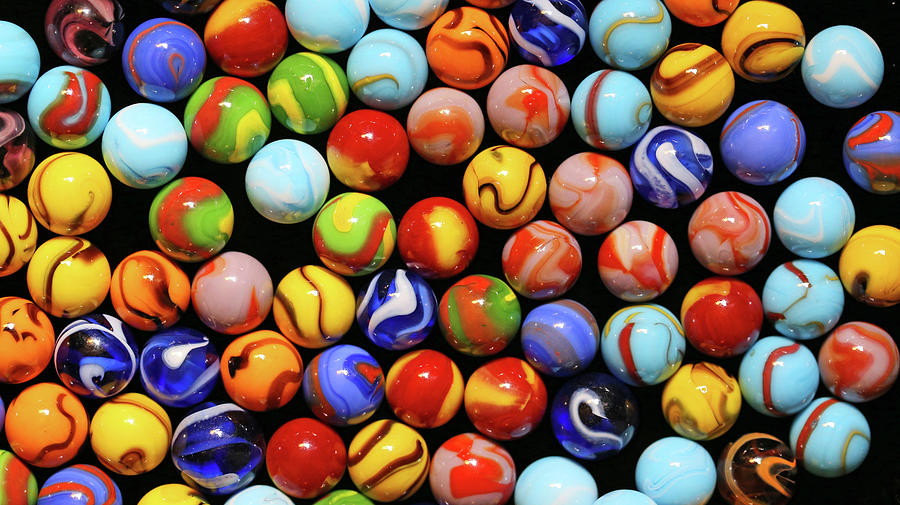
#> input picture data/marbles.jpg, 900 x 505 px
$ python -i core.py   (imports and definitions only)   (older library calls are emulated)
#> lines starting #> are read from the running program, lines starting #| are printed output that depends on the picture
#!/usr/bin/env python3
"""
Smart Engine - Core Intelligence for Smart Annotator

Provides AI-powered analysis and smart features for image annotation.
"""

import numpy as np
import cv2
import time
import logging
from typing import Dict, List, Any, Optional

logger = logging.getLogger(__name__)


class SmartEngine:
    """Core smart engine for AI-powered image analysis and recommendations."""

    def __init__(self):
        self.initialized = False
        self.session_stats = {
            'images_processed': 0,
            'annotations_created': 0,
            'smart_suggestions_used': 0,
            'processing_time': 0.0
        }

        # Smart parameters
        self.adaptive_confidence = 0.5
        self.smart_mode = True
        self.learning_enabled = True

        logger.info("Engine: Smart Engine created")

    # [90 lines left out: functions initialize, analyze_image, get_smart_confidence, not called in this run]

    def calculate_image_complexity(self, image: np.ndarray) -> float:
        """Calculate image complexity score (0-1)."""

        try:
            # Convert to grayscale
            gray = cv2.cvtColor(image, cv2.COLOR_RGB2GRAY) if len(image.shape) == 3 else image
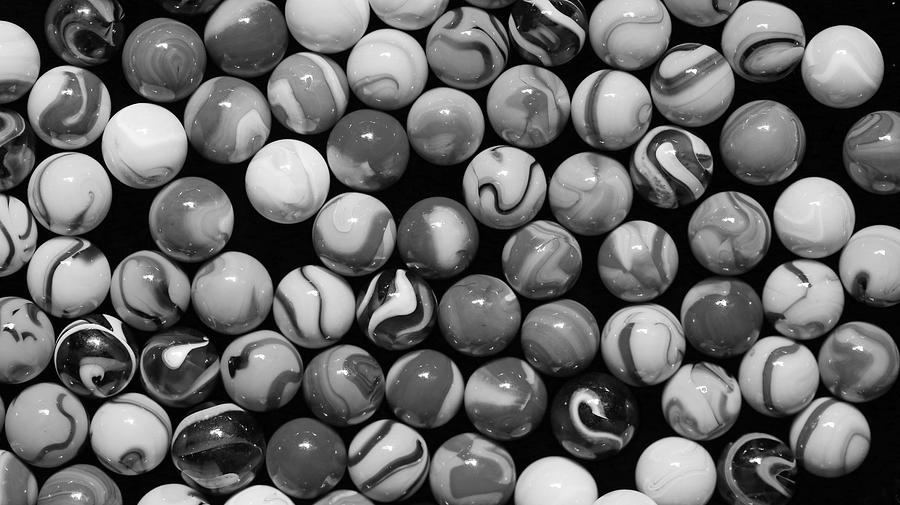
#> gray: shape (505, 900); min 0, max 255, mean 101.4

            # Edge density
            edges = cv2.Canny(gray, 50, 150)
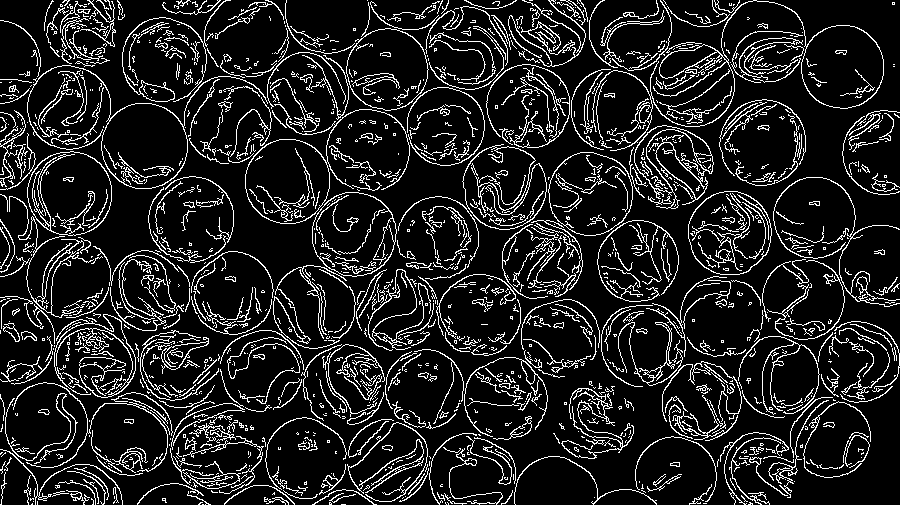
#> edges: shape (505, 900); 12.9% white in thin lines or dots
            edge_density = np.sum(edges > 0) / edges.size
#> edge_density = 0.129

            # Texture analysis (using gradient magnitude)
            grad_x = cv2.Sobel(gray, cv2.CV_64F, 1, 0, ksize=3)
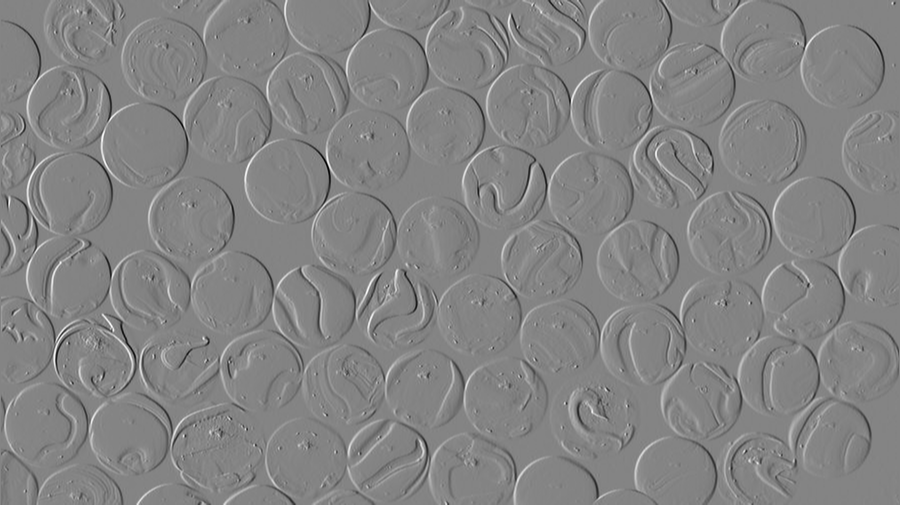
#> grad_x: shape (505, 900) float64; min -917, max 853, mean -0.6; drawn with min black and max white
            grad_y = cv2.Sobel(gray, cv2.CV_64F, 0, 1, ksize=3)
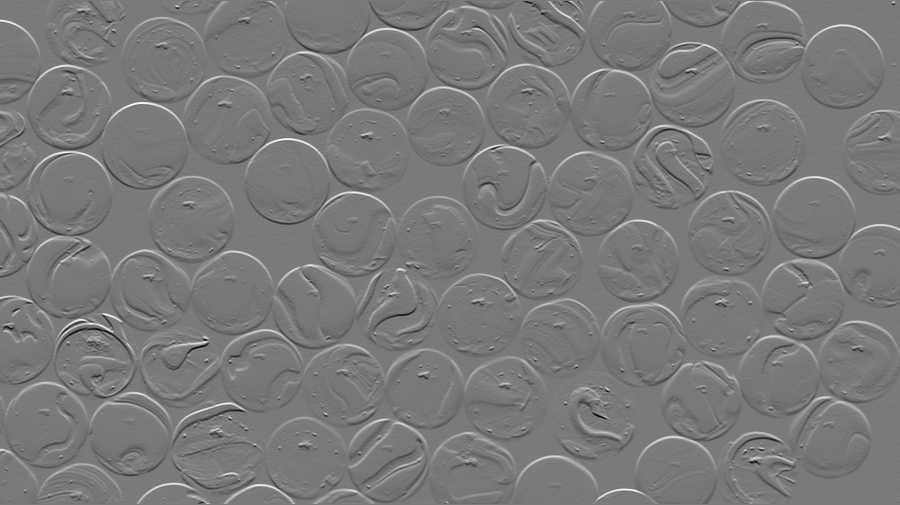
#> grad_y: shape (505, 900) float64; min -912, max 987, mean 0.3; drawn with min black and max white
            magnitude = np.sqrt(grad_x**2 + grad_y**2)
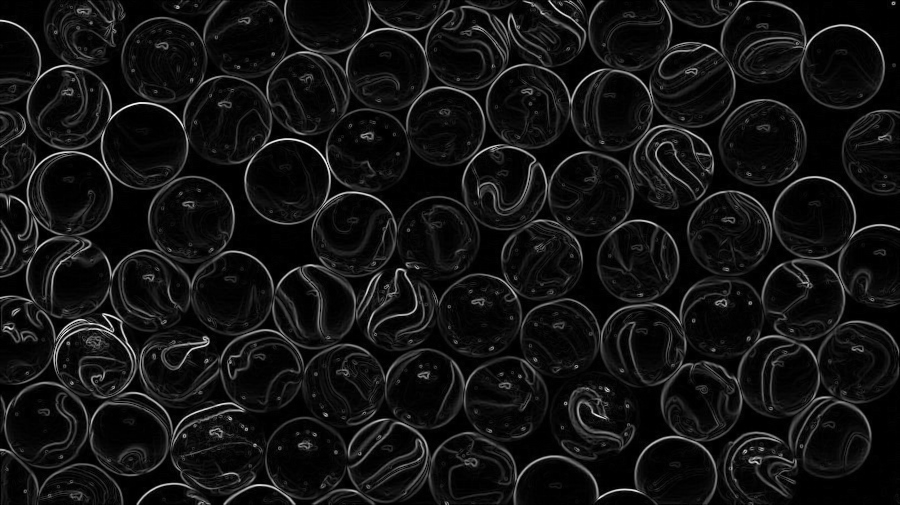
#> magnitude: shape (505, 900) float64; min 0, max 1035.6, mean 78.2; drawn with min black and max white
            texture_strength = np.mean(magnitude) / 100.0  # Normalize
#> texture_strength = 0.782

            # Combine metrics
            complexity = (edge_density * 0.6 + min(1.0, texture_strength) * 0.4)
#> complexity = 0.39

            return min(1.0, complexity)

        except Exception as e:
            logger.error(f"Complexity calculation error: {e}")
            return 0.5  # Default medium complexity

    # [99 lines left out: functions recommend_tool, learn_from_annotation, get_session_stats, reset_session, set_smart_mode, set_learning_mode and 1 more, not called in this run]

>>> import cv2
>>> picture = cv2.cvtColor(cv2.imread('../data/marbles.jpg'), cv2.COLOR_BGR2RGB)
>>> result = SmartEngine().calculate_image_complexity(picture)
#> result = 0.39
